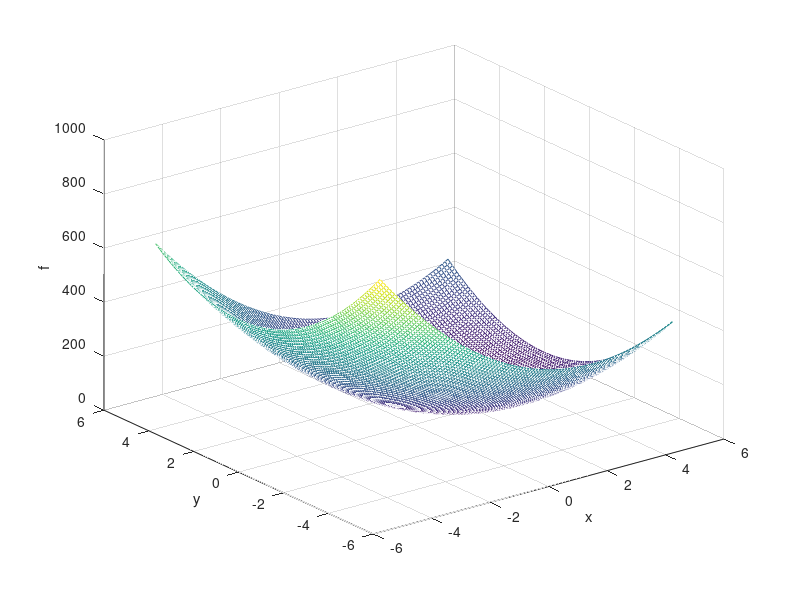

MATLAB code for this plot: (Note: this script raises an error after producing the figure.)
% Task 2 for Lab Exercise 2
% By Dylan Dam z5115759
% MTRN4030 19T3

tau = 0.1;

% Plotting the objective Function
[X,Y] = meshgrid(-5:0.1:5);
Z = 10*(X-2).^2+X.*Y+10*(Y-1).^2;
mesh(X,Y,Z);
zlabel("f")
xlabel("x");
ylabel("y");
hold on;

% Golden section method
rho = (3-sqrt(5))/2;
xL = -5;
yL = -5;
xH = 5;
yH = 5;
xRange = xH-xL;
yRange = yH-yL;
T = 0;

xSearch(1) = xL+rho*xRange;
ySearch(1) = yL+rho*yRange;
xSearch(2) = xH-rho*xRange;
ySearch(2) = yH-rho*yRange;
[g(1)] = ObjFunc(xSearch(1),ySearch(1));
[g(2)] = ObjFunc(xSearch(1),ySearch(2));
[g(3)] = ObjFunc(xSearch(2),ySearch(1));
[g(4)] = ObjFunc(xSearch(2),ySearch(2));
T = T+1; disp([T,[xSearch(1:2),ySearch(1:2)]]);
plot3(xSearch(1),ySearch(1),g(1),"r*",'MarkerSize',6);
plot3(xSearch(1),ySearch(2),g(2),"r*",'MarkerSize',6);
plot3(xSearch(2),ySearch(1),g(3),"r*",'MarkerSize',6);
plot3(xSearch(2),ySearch(2),g(4),"r*",'MarkerSize',6);

while xRange > tau || yRange > tau
    
    small = min(g);
    index = find(small == g);
    if index == 1
        xH = xSearch(2);
        yH = ySearch(2);
        xRange = xH-xL;
        yRange = yH-yL;
        xSearch(1) = xL+rho*xRange;
        xSearch(2) = xH-rho*xRange;
        ySearch(2) = yH-rho*yRange;
        ySearch(1) = yL+rho*yRange;
        [g(1)] = ObjFunc(xSearch(1),ySearch(1));
        [g(2)] = ObjFunc(xSearch(1),ySearch(2));
        [g(3)] = ObjFunc(xSearch(2),ySearch(1));
        [g(4)] = ObjFunc(xSearch(2),ySearch(2));
        plot3(xSearch(1),ySearch(1),g(1),"r*",'MarkerSize',6);
        plot3(xSearch(1),ySearch(2),g(2),"r*",'MarkerSize',6);
        plot3(xSearch(2),ySearch(1),g(3),"r*",'MarkerSize',6);
        plot3(xSearch(2),ySearch(2),g(4),"r*",'MarkerSize',6);
        
    elseif index == 2
        xH = xSearch(2);
        yL = ySearch(1);
        xRange = xH-xL;
        yRange = yH-yL;
        xSearch(1) = xL+rho*xRange;
        xSearch(2) = xH-rho*xRange;
        ySearch(2) = yH-rho*yRange;
        ySearch(1) = yL+rho*yRange;
        [g(1)] = ObjFunc(xSearch(1),ySearch(1));
        [g(2)] = ObjFunc(xSearch(1),ySearch(2));
        [g(3)] = ObjFunc(xSearch(2),ySearch(1));
        [g(4)] = ObjFunc(xSearch(2),ySearch(2));
        plot3(xSearch(1),ySearch(1),g(1),"r*",'MarkerSize',6);
        plot3(xSearch(1),ySearch(2),g(2),"r*",'MarkerSize',6);
        plot3(xSearch(2),ySearch(1),g(3),"r*",'MarkerSize',6);
        plot3(xSearch(2),ySearch(2),g(4),"r*",'MarkerSize',6);
        
    elseif index == 3
        xL = xSearch(1);
        yH = ySearch(2);
        xRange = xH-xL;
        yRange = yH-yL;
        xSearch(1) = xL+rho*xRange;
        xSearch(2) = xH-rho*xRange;
        ySearch(2) = yH-rho*yRange;
        ySearch(1) = yL+rho*yRange;
        [g(1)] = ObjFunc(xSearch(1),ySearch(1));
        [g(2)] = ObjFunc(xSearch(1),ySearch(2));
        [g(3)] = ObjFunc(xSearch(2),ySearch(1));
        [g(4)] = ObjFunc(xSearch(2),ySearch(2));
        plot3(xSearch(1),ySearch(1),g(1),"r*",'MarkerSize',6);
        plot3(xSearch(1),ySearch(2),g(2),"r*",'MarkerSize',6);
        plot3(xSearch(2),ySearch(1),g(3),"r*",'MarkerSize',6);
        plot3(xSearch(2),ySearch(2),g(4),"r*",'MarkerSize',6);
        
    elseif index == 4
        xL = xSearch(1);
        yL = ySearch(1);
        xRange = xH-xL;
        yRange = yH-yL;
        xSearch(1) = xL+rho*xRange;
        ySearch(1) = yL+rho*yRange;
        xSearch(2) = xH-rho*xRange;
        ySearch(2) = yH-rho*yRange;
        [g(1)] = ObjFunc(xSearch(1),ySearch(1));
        [g(2)] = ObjFunc(xSearch(1),ySearch(2));
        [g(3)] = ObjFunc(xSearch(2),ySearch(1));
        [g(4)] = ObjFunc(xSearch(2),ySearch(2));
        plot3(xSearch(1),ySearch(1),g(1),"r*",'MarkerSize',6);
        plot3(xSearch(1),ySearch(2),g(2),"r*",'MarkerSize',6);
        plot3(xSearch(2),ySearch(1),g(3),"r*",'MarkerSize',6);
        plot3(xSearch(2),ySearch(2),g(4),"r*",'MarkerSize',6);
        
    else
       break; 
    end
        disp(rho)
        T = T+1;
end

disp("Average for x and y is:")
disp(mean(xSearch(1:2)))
disp(mean(ySearch(1:2)))
disp("No. of iterations:")
disp(T)
disp("F:")
disp(ObjFunc(mean(xSearch(1:2)),mean(ySearch(1:2))))
function [z] = ObjFunc(x,y)
    z = 10*(x-2).^2+x.*y+10*(y-1).^2;

end
